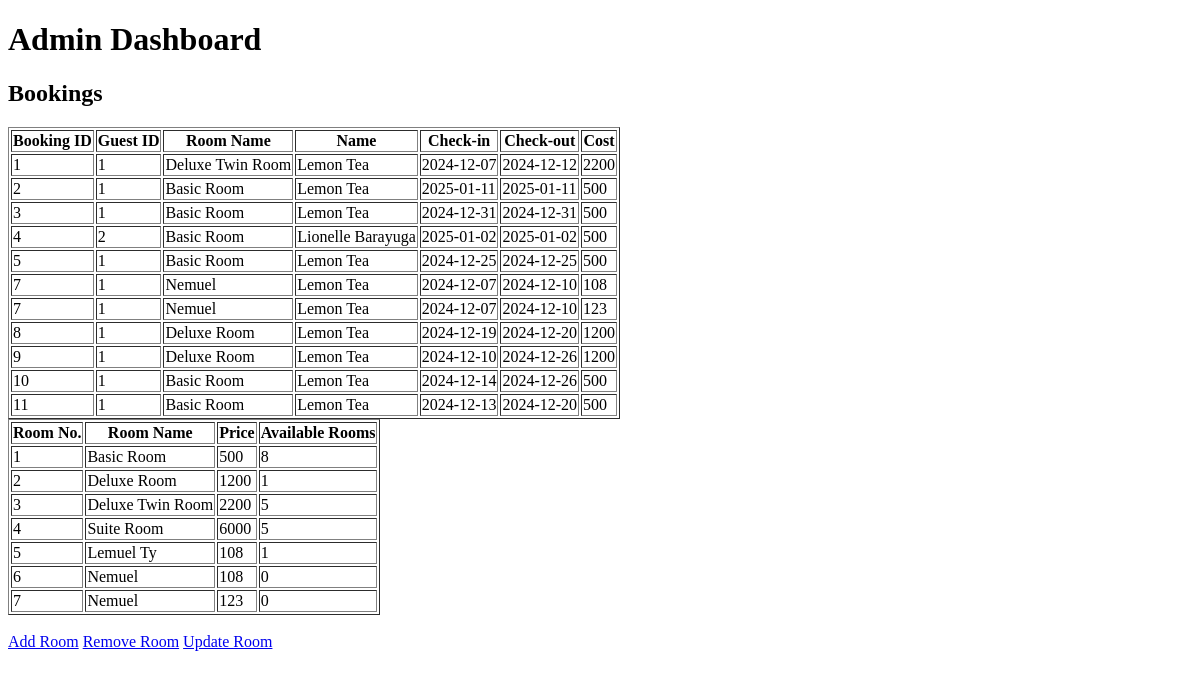
Before: /admin_dashboard with the older database file.
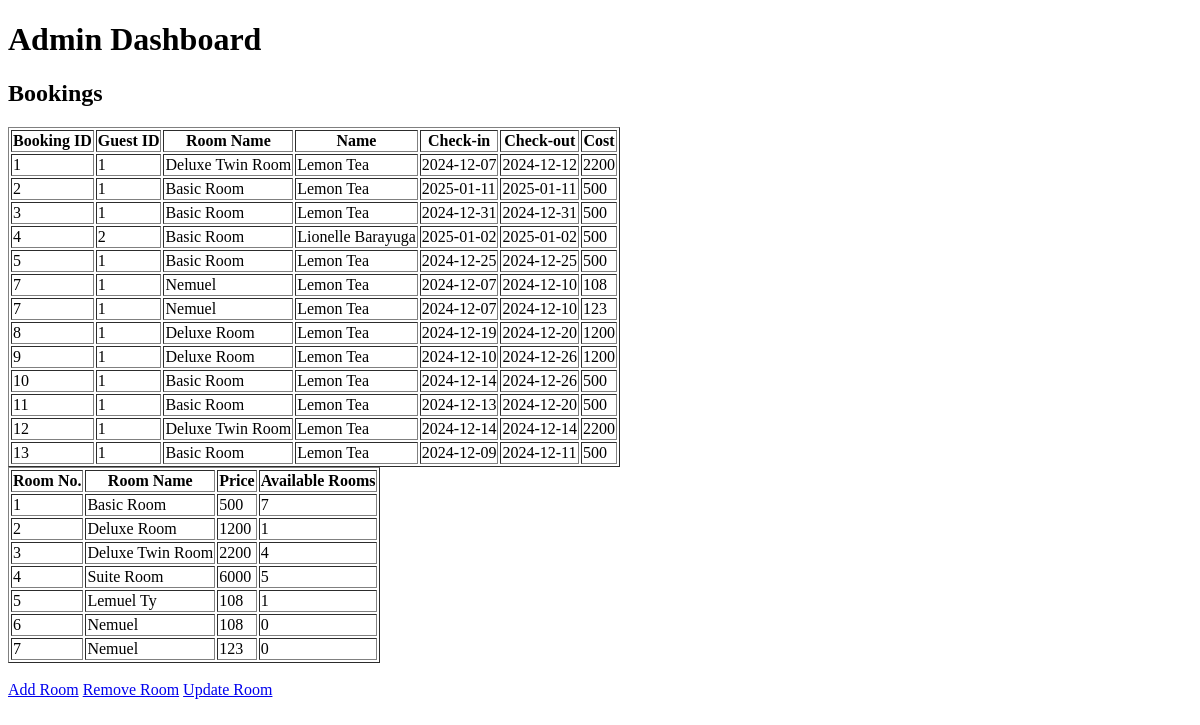
After: the same page with the newer database file.
### tables this page shows
CREATE TABLE BOOKING (
    booking_id INTEGER PRIMARY KEY AUTOINCREMENT,
    guest_id INT,
    check_in DATE,
    check_out DATE,
    adult_guest INT,
    child_guest INT,
    room_name VARCHAR(50),
    FOREIGN KEY (guest_id) REFERENCES GUEST(guest_id)
);

CREATE TABLE "GUEST" (
	"guest_id"	INTEGER NOT NULL UNIQUE,
	"firstname"	TEXT NOT NULL,
	"lastname"	TEXT NOT NULL,
	"gender"	TEXT,
	"cel_num"	INTEGER NOT NULL,
	"address"	TEXT,
	"email"	TEXT NOT NULL UNIQUE,
	"password"	TEXT NOT NULL,
	PRIMARY KEY("guest_id" AUTOINCREMENT)
);

CREATE TABLE "ROOMS" (
	"room_id"	INTEGER NOT NULL UNIQUE ,
	"Room_name"	TEXT,
	"Room_Cost"	INTEGER,
	"Room_Availability"	TEXT,
	PRIMARY KEY("room_id")
);

### app.py (the view)
@app.route("/admin_dashboard", methods=["GET", "POST"]) # Fetchs the list of bookings from the database to show guest information
def admin_dashboard():
    con = sqlite3.connect(currentdirectory + '\\data.db')
    c = con.cursor()
    query = """
        SELECT BOOKING.booking_id, GUEST.guest_id, ROOMS.room_name, GUEST.firstname, GUEST.lastname, BOOKING.check_in, BOOKING.check_out, ROOMS.room_cost
        FROM BOOKING
        JOIN GUEST ON BOOKING.guest_id = GUEST.guest_id
        JOIN ROOMS ON BOOKING.room_name = ROOMS.room_name
    """
    c.execute(query)
    bookings = c.fetchall()
    con.close()
    con = sqlite3.connect(currentdirectory + '\\data.db')
    c = con.cursor()
    query1 = """
        SELECT room_id, Room_name, Room_Cost, Room_Availability
        FROM ROOMS
    """
    c.execute(query1)
    rooms_to_display = c.fetchall()
    con.close()
    return render_template("admin_dashboard.html", bookings=bookings, rooms_to_display=rooms_to_display)

### templates/admin_dashboard.html (shortened to what this page needs)
<!DOCTYPE html>
<html lang="en">
<head>
</head>
<body>
    <h1>Admin Dashboard</h1>
    <h2>Bookings</h2>
    <table border="1">
        <thead>
            <tr>
                <th>Booking ID</th>
                <th>Guest ID</th>
                <th>Room Name</th>
                <th>Name</th>
                <th>Check-in</th>
                <th>Check-out</th>
                <th>Cost</th>
            </tr>
        </thead>
        <tbody>
            {% for booking in bookings %}
                <tr>
                    <td>{{ booking[0] }}</td>
                    <td>{{ booking[1] }}</td>
                    <td>{{ booking[2] }}</td>
                    <td>{{ booking[3] }} {{ booking[4] }}</td>
                    <td>{{ booking[5] }}</td>
                    <td>{{ booking[6] }}</td>
                    <td>{{ booking[7] }}</td>
                </tr>
            {% endfor %}
        </tbody>
    </table>
    <table border="1">
        <thead>
            <tr>
                <th>Room No.</th>
                <th>Room Name</th>
                <th>Price</th>
                <th>Available Rooms</th>
            </tr>
        </thead>
        <tbody>
            {% for room_display in rooms_to_display %}
                <tr>
                    <td>{{ room_display[0] }}</td>
                    <td>{{ room_display[1] }}</td>
                    <td>{{ room_display[2] }}</td>
                    <td>{{ room_display[3] }}</td>
                </tr>
            {% endfor %}
        </tbody>
    </table>
    <br>
    <a href="{{ url_for('add_room') }}">Add Room</a>
    <a href="{{ url_for('remove_room', room_name='room_name') }}">Remove Room</a>
    <a href="{{ url_for('update_room', room_name='room_name') }}">Update Room</a>
</body>
</html>

Changed rows visible on the page:
added BOOKING: booking_id "12", guest_id "1", Room_name "Deluxe Twin Room", firstname "Lemon", lastname "Tea", check_in "2024-12-14", check_out "2024-12-14", Room_Cost "2200"
added BOOKING: booking_id "13", guest_id "1", Room_name "Basic Room", firstname "Lemon", lastname "Tea", check_in "2024-12-09", check_out "2024-12-11", Room_Cost "500"
changed ROOMS "Basic Room": Room_Availability "8" → "7"
changed ROOMS "Deluxe Twin Room": Room_Availability "5" → "4"
